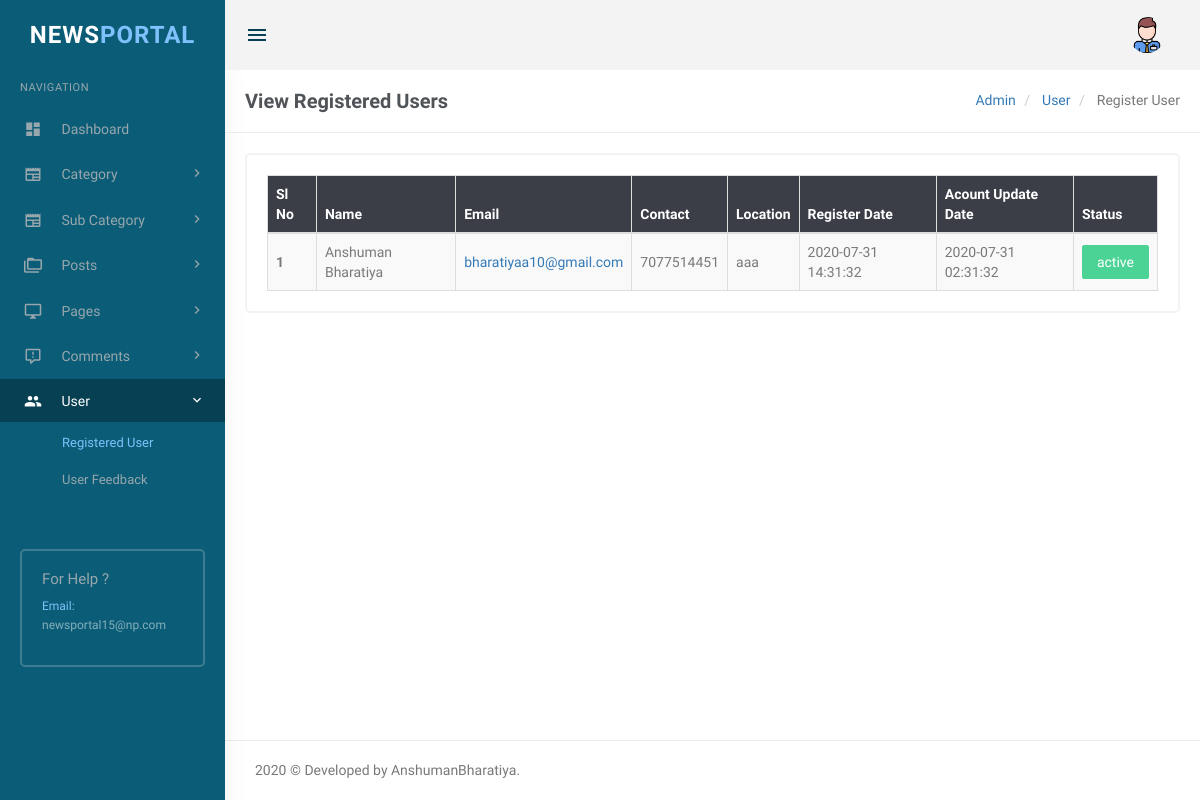
The page /admin/register_user.php (signed in) on the database its author committed.
### tables this page shows
CREATE TABLE `tbluser` (
  `uid` int(255) NOT NULL,
  `uname` varchar(255) NOT NULL,
  `email` varchar(255) NOT NULL,
  `phno` varchar(255) NOT NULL,
  `password` varchar(255) NOT NULL,
  `location` varchar(255) NOT NULL,
  `creationdate` timestamp NOT NULL DEFAULT CURRENT_TIMESTAMP ON UPDATE CURRENT_TIMESTAMP,
  `update_date` timestamp NOT NULL DEFAULT '0000-00-00 00:00:00',
  `token` varchar(255) NOT NULL,
  `status` varchar(255) NOT NULL
);

### admin/register_user.php (the view, shortened to what this page needs)
<?php
include('includes/config.php');
if(strlen($_SESSION['login'])==0)
{
header('location:index.php');
}
else
{
?>
<!DOCTYPE html>
<html lang="en">
    <head>
        <link rel="stylesheet" href="../plugins/morris/morris.css">
        <link href="../plugins/jvectormap/jquery-jvectormap-2.0.2.css" rel="stylesheet" />
        <link href="assets/css/bootstrap.min.css" rel="stylesheet" type="text/css" />
        <link href="assets/css/core.css" rel="stylesheet" type="text/css" />
        <link href="assets/css/components.css" rel="stylesheet" type="text/css" />
        <link href="assets/css/icons.css" rel="stylesheet" type="text/css" />
        <link href="assets/css/pages.css" rel="stylesheet" type="text/css" />
        <link href="assets/css/menu.css" rel="stylesheet" type="text/css" />
        <link href="assets/css/responsive.css" rel="stylesheet" type="text/css" />
        <link rel="stylesheet" href="../plugins/switchery/switchery.min.css">
    </head>
    <body class="fixed-left">
        <div id="wrapper">
            <?php include('includes/topheader.php');?>
            <?php include('includes/leftsidebar.php');?>
            <div class="content-page">
                <div class="content">
                    <div class="container">
                        <div class="row">
                            <div class="col-xs-12">
                                <div class="page-title-box">
                                    <h4 class="page-title">View Registered Users </h4>
                                    <ol class="breadcrumb p-0 m-0">
                                        <li>
                                            <a href="">Admin</a>
                                        </li>
                                        <li>
                                            <a href="">User</a>
                                        </li>
                                        <li class="active">
                                            Register User
                                        </li>
                                    </ol>
                                    <div class="clearfix"></div>
                                </div>
                            </div>
                        </div>
                        <div class="row">
                            <div class="col-sm-12">
                                <div class="card-box">
                                    <div class="table-responsive">
                                        <table class="table table-sm table-striped table-colored table-hover table-bordered table-responsive-sm table-centered table-inverse m-0 text-justify">
                                            <thead>
                                                <tr>
                                                    <th>Sl No</th>
                                                    <th>Name</th>
                                                    <th>Email</th>
                                                    <th>Contact</th>
                                                    <th>Location</th>
                                                    <th>Register Date</th>
                                                    <th>Acount Update Date</th>
                                                    <th>Status</th>
                                                </tr>
                                            </thead>
                                            <tbody>
                                                <?php
                                                $query=mysqli_query($con,"select *from tbluser");
                                                $rowcount=mysqli_num_rows($query);
                                                if($rowcount==0)
                                                {
                                                ?>
                                                <tr>
                                                    <td colspan="4" align="center"><h3 style="color:red">No record found</h3></td>
                                                    <tr>
                                                        <?php
                                                        } else {
                                                        $cnt=1;
                                                        while($row=mysqli_fetch_array($query))
                                                        {
                                                        ?>
                                                        <tr>
                                                            <td><b><?php echo htmlentities($cnt);?></b></td>
                                                            <td><?php echo htmlentities($row['uname'])?></td>
                                                            <td><a href="mailto:<?php echo htmlentities($row['email']);?>?subject=News Portal&body=Thank%20you%20for%20creating%20a%20News%20Portal%20account!%0D%0AWe%20will%20%20always%20help%20you.:)"><?php echo htmlentities($row['email'])?></a></td>
                                                            <td><?php echo htmlentities($row['phno'])?></td>
                                                            <td><?php echo htmlentities($row['location'])?></td>
                                                            <td><?php echo htmlentities($row['creationdate'])?></td>
                                                            <td><?php echo htmlentities($row['update_date'])?></td>
                                                            <td><?php if($row['status']=='active'){
                                                                echo "<p class='btn-success btn'>". htmlentities($row['status'])."</p>";
                                                            }else{
                                                                echo "<p class='btn-danger  btn'>". htmlentities($row['status'])."</p>";
                                                            }?></td>
                                                        </tr>
                                                        <?php $cnt++;} }?>
                                                    </tbody>
                                                </table>
                                            </div>
                                        </div>
                                    </div>
                                </div>
                                </div>
                                </div>
                                <?php include('includes/footer.php');?>
                            </div>
                        </div>
                    </body>
                </html>
                <?php } ?>

### admin/assets/css/core.css (style rules this page uses)
body { font-family: 'Varela Round', sans-serif; margin: 0; padding-bottom: 60px; overflow-x: hidden; color: #797979; }
html { position: relative; min-height: 100%; }
.h1, .h2, .h3, .h4, .h5, .h6, h1, h2, h3, h4, h5, h6 { color: #505458; font-family: 'Hind Madurai', sans-serif; margin: 10px 0; }
p { line-height: 1.6; }
* { outline: none !important; }
b, strong { font-weight: 600; font-family: 'Hind Madurai', sans-serif; }
.container { width: auto; }
#wrapper { height: 100%; overflow: hidden; width: 100%; }
.p-0 { padding: 0 !important; }
.m-0 { margin: 0 !important; }
.card-box { padding: 20px; border: 2px solid #f3f3f3; -webkit-border-radius: 5px; border-radius: 5px; -moz-border-radius: 5px; background-clip: padding-box; margin-bottom: 20px; background-color: #ffffff; }
.row { margin-right: -10px; margin-left: -10px; }
.col-lg-1, .col-lg-10, .col-lg-11, .col-lg-12, .col-lg-2, .col-lg-3, .col-lg-4, .col-lg-5, .col-lg-6, .col-lg-7, .col-lg-8, .col-lg-9, .col-md-1, .col-md-10, .col-md-11, .col-md-12, .col-md-2, .col-md-3, .col-md-4, .col-md-5, .col-md-6, .col-md-7, .col-md-8, .col-md-9, .col-sm-1, .col-sm-10, .col-sm-11, .col-sm-12, .col-sm-2, .col-sm-3, .col-sm-4, .col-sm-5, .col-sm-6, .col-sm-7, .col-sm-8, .col-sm-9, .col-xs-1, .col-xs-10, .col-xs-11, .col-xs-12, .col-xs-2, .col-xs-3, .col-xs-4, .col-xs-5, .col-xs-6, .col-xs-7, .col-xs-8, .col-xs-9 { padding-left: 10px; padding-right: 10px; }
.breadcrumb { background-color: transparent; margin-bottom: 15px; padding-top: 10px; padding-left: 0; }

### admin/assets/css/menu.css (style rules this page uses)
* { font-family: 'Lemonada', cursive; }
.content-page { margin-left: 225px; overflow: hidden; }
.content-page .content { padding: 0 5px 10px 5px; margin-top: 70px; }
.page-title { font-size: 20px; margin-bottom: 0; margin-top: 0; font-weight: 600; }
.page-title-box { padding: 20px; border-bottom: 1px solid #eee; margin: 0 -20px 20px -20px; }
.page-title-box .page-title { margin-bottom: 0; float: left; }
.page-title-box .breadcrumb { float: right; background-color: transparent !important; }

### rows shown on the page
tbluser: uname "Anshuman Bharatiya", email "bharatiyaa10@gmail.com", phno "7077514451", location "aaa", creationdate "2020-07-31 14:31:32", update_date "2020-07-31 02:31:32", status "active"
